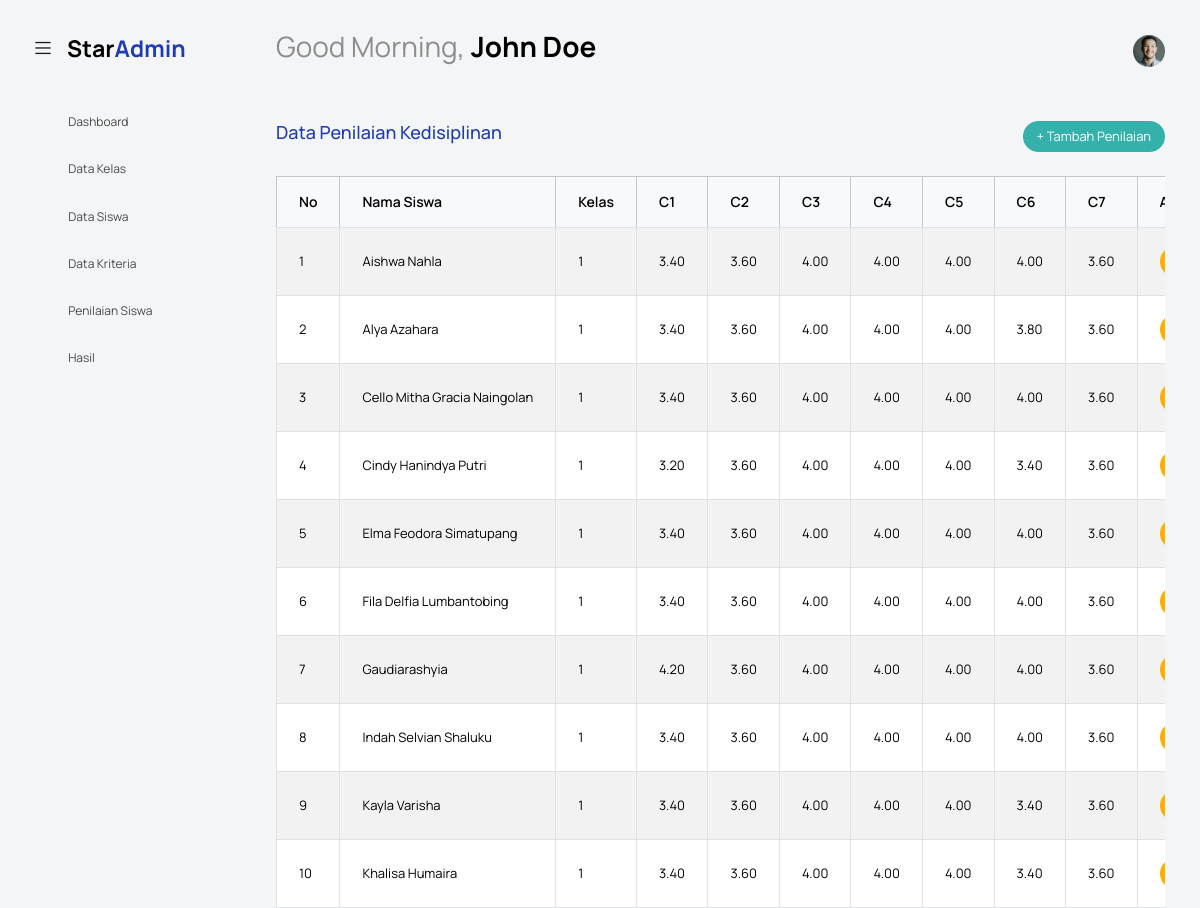
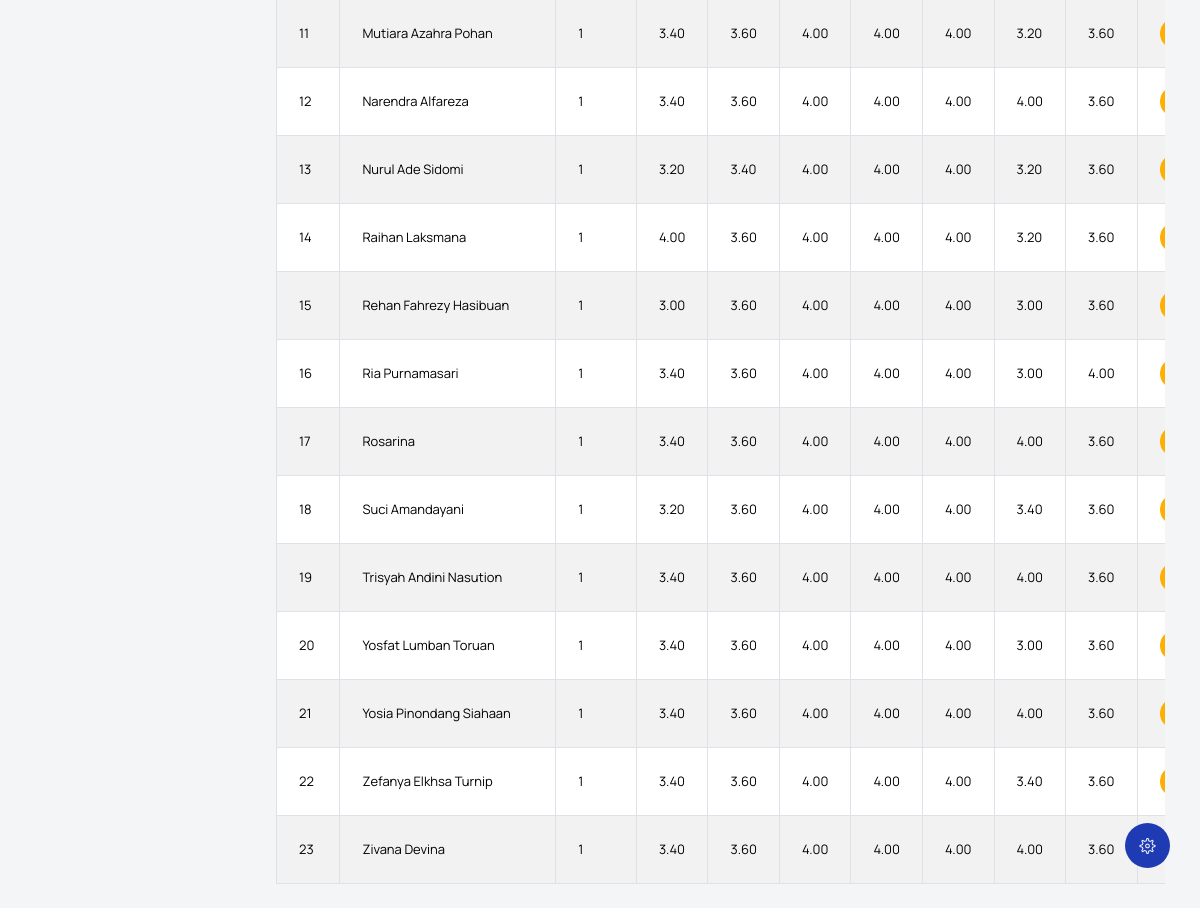
The app's page /index.php?controller=Penilaian&action=index (signed in) with its own data (2 pictures, top to bottom).
### tables this page shows
CREATE TABLE `penilaian_kedisiplinan` (
  `penilaian_id` int NOT NULL,
  `siswa_id` int NOT NULL,
  `c1` decimal(5,2) NOT NULL,
  `c2` decimal(5,2) NOT NULL,
  `c3` decimal(5,2) NOT NULL,
  `c4` decimal(5,2) NOT NULL,
  `c5` decimal(5,2) NOT NULL,
  `c6` decimal(5,2) NOT NULL,
  `c7` decimal(5,2) NOT NULL,
  `created_at` timestamp NULL DEFAULT CURRENT_TIMESTAMP,
  `updated_at` timestamp NULL DEFAULT CURRENT_TIMESTAMP ON UPDATE CURRENT_TIMESTAMP
);

CREATE TABLE `siswa` (
  `siswa_id` int NOT NULL,
  `nama_siswa` varchar(100) NOT NULL,
  `jenis_kelamin` enum('L','P') NOT NULL,
  `kelas_id` int NOT NULL,
  `created_at` timestamp NULL DEFAULT CURRENT_TIMESTAMP,
  `updated_at` timestamp NULL DEFAULT CURRENT_TIMESTAMP ON UPDATE CURRENT_TIMESTAMP
);

CREATE TABLE `kelas` (
  `kelas_id` int NOT NULL,
  `nama_kelas` varchar(20) NOT NULL,
  `created_at` timestamp NULL DEFAULT CURRENT_TIMESTAMP,
  `updated_at` timestamp NULL DEFAULT CURRENT_TIMESTAMP ON UPDATE CURRENT_TIMESTAMP
);

### controllers/PenilaianController.php (called while the page is built, shortened)
<?php
require_once MODEL_PATH . 'PenilaianModel.php';
class PenilaianController {
    private $model;
    public function __construct() {
        $this->model = new PenilaianModel();
    }
    public function index() {
        $data['penilaian'] = $this->model->getAll();
        require_once VIEW_PATH . 'penilaian/index.php';
    }
}

### koneksi.php (called while the page is built, shortened)
<?php
$host = 'localhost';
$user = 'root';
$pass = '';
$dbname = 'db_sd';
$koneksi = new mysqli($host, $user, $pass, $dbname);
return $koneksi;

### models/PenilaianModel.php (called while the page is built, shortened)
<?php
class PenilaianModel {
    private $db;
    public function __construct() {
        $this->db = require BASE_PATH . '/koneksi.php';
    }
    public function getAll() {
        $query = "
            SELECT p.*, s.nama_siswa, s.jenis_kelamin, k.nama_kelas
            FROM penilaian_kedisiplinan p
            JOIN siswa s ON p.siswa_id = s.siswa_id
            JOIN kelas k ON s.kelas_id = k.kelas_id
            ORDER BY s.nama_siswa ASC
        ";
        $result = $this->db->query($query);
        return $result->fetch_all(MYSQLI_ASSOC);
    }
}

### views/penilaian/index.php (the view, shortened to what this page needs)
<?php include('template/header.php'); ?>
<body class="with-welcome-text">
  <div class="container-scroller">
    <?php include 'template/navbar.php'; ?>
    <div class="container-fluid page-body-wrapper">
      <?php include 'template/setting_panel.php'; ?>
      <?php include 'template/sidebar.php'; ?>
      <div class="main-panel">
        <div class="content-wrapper">
          <div class="row">
            <div class="col-sm-12">
              <div class="d-flex justify-content-between align-items-center mb-4">
                <h4 class="text-primary">Data Penilaian Kedisiplinan</h4>
                <a href="index.php?controller=Penilaian&action=tambah" class="btn btn-success btn-sm">+ Tambah Penilaian</a>
              </div>
              <div class="table-responsive">
                <table class="table table-bordered table-striped">
                  <thead class="table-light">
                    <tr>
                      <th>No</th>
                      <th>Nama Siswa</th>
                      <th>Kelas</th>
                      <th>C1</th>
                      <th>C2</th>
                      <th>C3</th>
                      <th>C4</th>
                      <th>C5</th>
                      <th>C6</th>
                      <th>C7</th>
                      <th>Aksi</th>
                    </tr>
                  </thead>
                  <tbody>
                    <?php $no = 1; foreach ($data['penilaian'] as $p): ?>
                      <tr>
                        <td><?= $no++ ?></td>
                        <td><?= htmlspecialchars($p['nama_siswa']) ?></td>
                        <td><?= htmlspecialchars($p['nama_kelas']) ?></td>
                        <td><?= $p['c1'] ?></td>
                        <td><?= $p['c2'] ?></td>
                        <td><?= $p['c3'] ?></td>
                        <td><?= $p['c4'] ?></td>
                        <td><?= $p['c5'] ?></td>
                        <td><?= $p['c6'] ?></td>
                        <td><?= $p['c7'] ?></td>
                        <td>
                          <a href="index.php?controller=Penilaian&action=edit&id=<?= $p['penilaian_id'] ?>" class="btn btn-warning btn-sm">Edit</a>
                        </td>
                      </tr>
                    <?php endforeach; ?>
                  </tbody>
                </table>
              </div>
            </div>
          </div>
        </div>
      </div>
    </div>
  </div>
</body>
</html>

### records on screen
penilaian_kedisiplinan: siswa.nama_siswa "Aishwa Nahla", kelas.nama_kelas "1", c1 "3.40", c2 "3.60", c3 "4.00", c4 "4.00", c5 "4.00", c6 "4.00", c7 "3.60"
penilaian_kedisiplinan: siswa.nama_siswa "Alya Azahara", kelas.nama_kelas "1", c1 "3.40", c2 "3.60", c3 "4.00", c4 "4.00", c5 "4.00", c6 "3.80", c7 "3.60"
penilaian_kedisiplinan: siswa.nama_siswa "Cello Mitha Gracia Naingolan", kelas.nama_kelas "1", c1 "3.40", c2 "3.60", c3 "4.00", c4 "4.00", c5 "4.00", c6 "4.00", c7 "3.60"
penilaian_kedisiplinan: siswa.nama_siswa "Cindy Hanindya Putri", kelas.nama_kelas "1", c1 "3.20", c2 "3.60", c3 "4.00", c4 "4.00", c5 "4.00", c6 "3.40", c7 "3.60"
penilaian_kedisiplinan: siswa.nama_siswa "Elma Feodora Simatupang", kelas.nama_kelas "1", c1 "3.40", c2 "3.60", c3 "4.00", c4 "4.00", c5 "4.00", c6 "4.00", c7 "3.60"
penilaian_kedisiplinan: siswa.nama_siswa "Fila Delfia Lumbantobing", kelas.nama_kelas "1", c1 "3.40", c2 "3.60", c3 "4.00", c4 "4.00", c5 "4.00", c6 "4.00", c7 "3.60"
penilaian_kedisiplinan: siswa.nama_siswa "Gaudiarashyia", kelas.nama_kelas "1", c1 "4.20", c2 "3.60", c3 "4.00", c4 "4.00", c5 "4.00", c6 "4.00", c7 "3.60"
penilaian_kedisiplinan: siswa.nama_siswa "Indah Selvian Shaluku", kelas.nama_kelas "1", c1 "3.40", c2 "3.60", c3 "4.00", c4 "4.00", c5 "4.00", c6 "4.00", c7 "3.60"
penilaian_kedisiplinan: siswa.nama_siswa "Kayla Varisha", kelas.nama_kelas "1", c1 "3.40", c2 "3.60", c3 "4.00", c4 "4.00", c5 "4.00", c6 "3.40", c7 "3.60"
penilaian_kedisiplinan: siswa.nama_siswa "Khalisa Humaira", kelas.nama_kelas "1", c1 "3.40", c2 "3.60", c3 "4.00", c4 "4.00", c5 "4.00", c6 "3.40", c7 "3.60"
penilaian_kedisiplinan: siswa.nama_siswa "Mutiara Azahra Pohan", kelas.nama_kelas "1", c1 "3.40", c2 "3.60", c3 "4.00", c4 "4.00", c5 "4.00", c6 "3.20", c7 "3.60"
penilaian_kedisiplinan: siswa.nama_siswa "Narendra Alfareza", kelas.nama_kelas "1", c1 "3.40", c2 "3.60", c3 "4.00", c4 "4.00", c5 "4.00", c6 "4.00", c7 "3.60"
penilaian_kedisiplinan: siswa.nama_siswa "Nurul Ade Sidomi", kelas.nama_kelas "1", c1 "3.20", c2 "3.40", c3 "4.00", c4 "4.00", c5 "4.00", c6 "3.20", c7 "3.60"
penilaian_kedisiplinan: siswa.nama_siswa "Raihan Laksmana", kelas.nama_kelas "1", c1 "4.00", c2 "3.60", c3 "4.00", c4 "4.00", c5 "4.00", c6 "3.20", c7 "3.60"
penilaian_kedisiplinan: siswa.nama_siswa "Rehan Fahrezy Hasibuan", kelas.nama_kelas "1", c1 "3.00", c2 "3.60", c3 "4.00", c4 "4.00", c5 "4.00", c6 "3.00", c7 "3.60"
penilaian_kedisiplinan: siswa.nama_siswa "Ria Purnamasari", kelas.nama_kelas "1", c1 "3.40", c2 "3.60", c3 "4.00", c4 "4.00", c5 "4.00", c6 "3.00", c7 "4.00"
penilaian_kedisiplinan: siswa.nama_siswa "Rosarina", kelas.nama_kelas "1", c1 "3.40", c2 "3.60", c3 "4.00", c4 "4.00", c5 "4.00", c6 "4.00", c7 "3.60"
penilaian_kedisiplinan: siswa.nama_siswa "Suci Amandayani", kelas.nama_kelas "1", c1 "3.20", c2 "3.60", c3 "4.00", c4 "4.00", c5 "4.00", c6 "3.40", c7 "3.60"
penilaian_kedisiplinan: siswa.nama_siswa "Trisyah Andini Nasution", kelas.nama_kelas "1", c1 "3.40", c2 "3.60", c3 "4.00", c4 "4.00", c5 "4.00", c6 "4.00", c7 "3.60"
penilaian_kedisiplinan: siswa.nama_siswa "Yosfat Lumban Toruan", kelas.nama_kelas "1", c1 "3.40", c2 "3.60", c3 "4.00", c4 "4.00", c5 "4.00", c6 "3.00", c7 "3.60"
penilaian_kedisiplinan: siswa.nama_siswa "Yosia Pinondang Siahaan", kelas.nama_kelas "1", c1 "3.40", c2 "3.60", c3 "4.00", c4 "4.00", c5 "4.00", c6 "4.00", c7 "3.60"
penilaian_kedisiplinan: siswa.nama_siswa "Zefanya Elkhsa Turnip", kelas.nama_kelas "1", c1 "3.40", c2 "3.60", c3 "4.00", c4 "4.00", c5 "4.00", c6 "3.40", c7 "3.60"
penilaian_kedisiplinan: siswa.nama_siswa "Zivana Devina", kelas.nama_kelas "1", c1 "3.40", c2 "3.60", c3 "4.00", c4 "4.00", c5 "4.00", c6 "4.00", c7 "3.60"
